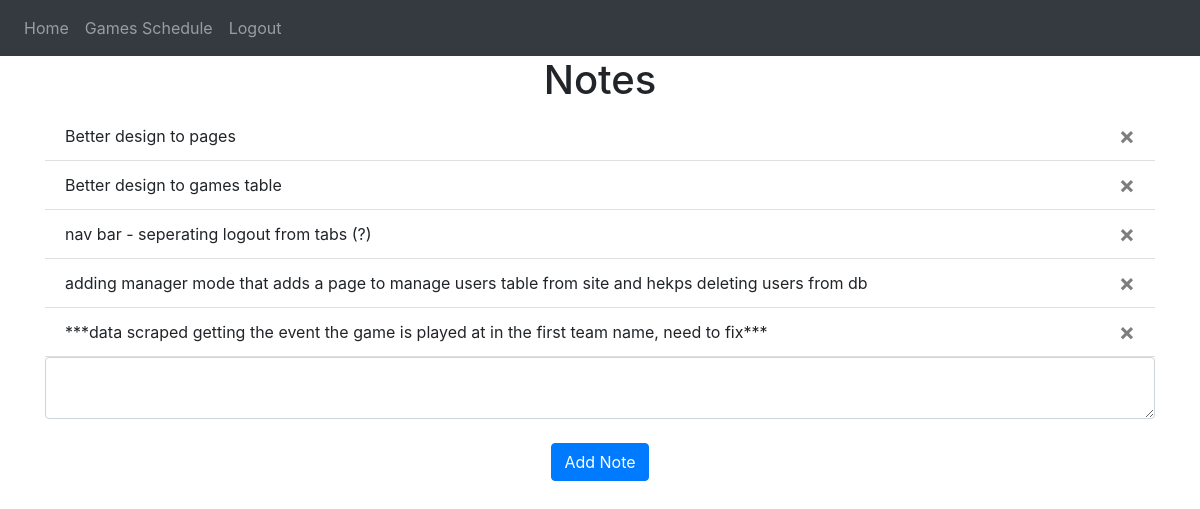
Page / (signed in) on the earlier database version.
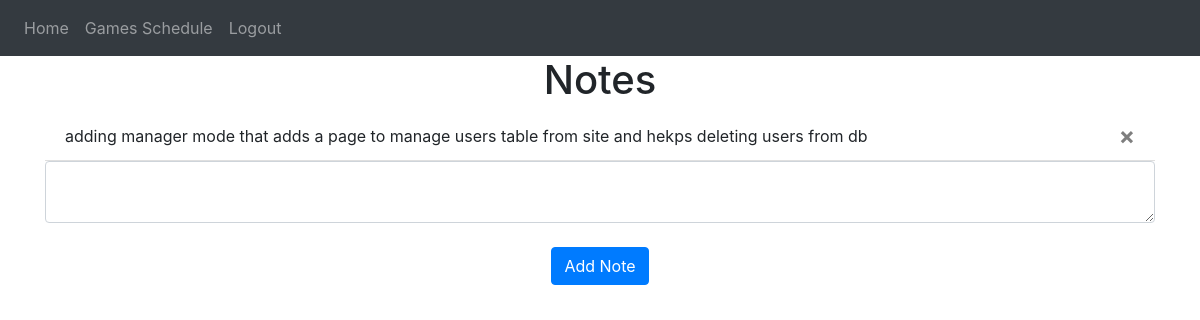
Same page on the later database version.
### website/models.py (models this page shows)
class Note(db.Model):
    id = db.Column(db.Integer, primary_key=True)
    data = db.Column(db.String(10000))
    date = db.Column(db.DateTime(timezone=True), default=func.now())
    user_id = db.Column(db.Integer, db.ForeignKey('user.id'))

### website/views.py (the view, shortened to what this page needs)
@views.route('/', methods=['GET', 'POST'])
@login_required
def home():
    return render_template("home.html", user=current_user)

### website/__init__.py (called while the page is built)
def create_app():
    app = Flask(__name__)
    app.config['SECRET_KEY'] = 'one piece rocks'
    app.config['SQLALCHEMY_DATABASE_URI'] = f'sqlite:///{DB_NAME}'
    db.init_app(app)
    from .views import views
    from .auth import auth
    app.register_blueprint(views, url_prefix='/')
    app.register_blueprint(auth, url_prefix='/')
    from .models import User, Note
    create_database(app)
    login_manager = LoginManager()
    login_manager.login_view = 'auth.login'
    login_manager.init_app(app)
    @login_manager.user_loader
    def load_user(id):
        return User.query.get(int(id))
    return app

### website/templates/home.html
{% extends "base.html" %} {% block title %}Home{% endblock %}
{% block content %}
<h1 align="center">Notes</h1>
<ul class="list-group list-group-flush" id="notes">
    {% for note in user.notes %}
    <li class="list-group-item">
        {{ note.data }}
        <button type="button" class="close" onClick="deleteNote({{ note.id }})">
            <span aria-hidden="true">&times;</span>
        </button>
    </li>
    {% endfor %}
</ul>
<form method="POST">
    <textarea name="note" id="note" class="form-control"></textarea>
    <br />
    <div align="center">
        <button type="submit" class="btn btn-primary">Add Note</button>
    </div>
</form>
{% endblock %}

### website/templates/base.html (shortened to what this page needs)
<!DOCTYPE html>
<html lang="en">
<head>
    <link
      rel="stylesheet"
      href="https://stackpath.bootstrapcdn.com/bootstrap/4.4.1/css/bootstrap.min.css"
    />
    <link
      rel="stylesheet"
      href="https://stackpath.bootstrapcdn.com/font-awesome/4.7.0/css/font-awesome.min.css"
    />
    <link rel="stylesheet" href="{{ url_for('static', filename='MyStyle.css') }}">
</head>
<body>
  <nav class="navbar navbar-expand-md navbar-dark bg-dark">
    <div class="collapse navbar-collapse" id="navbar">
      <div class="navbar-nav">
        {% if  user.is_authenticated %}
        <a class="nav-item nav-link" id="home" href="/">Home</a>
        <a class="nav-item nav-link" id="game-schedule" href="/games_schedule">Games Schedule</a>
        <a class="nav-item nav-link" id="logout" href="/logout">Logout</a>
        {% else %}
        <a class="nav-item nav-link" id="login" href="/login">Login</a>
        <a class="nav-item nav-link" id="signUp" href="/sign-up">Sign Up</a>
        {% endif %}
      </div>
    </div>
  </nav>
  <div class="container">
    {% block content %} {% endblock %}
  </div>
</body>
</html>

Differences in the rows shown:
removed Note: data "Better design to pages"
removed Note: data "Better design to games table"
removed Note: data "nav bar - seperating logout from tabs (?)"
removed Note: data "***data scraped getting the event the game is played at in the first team name, need to fix***"
